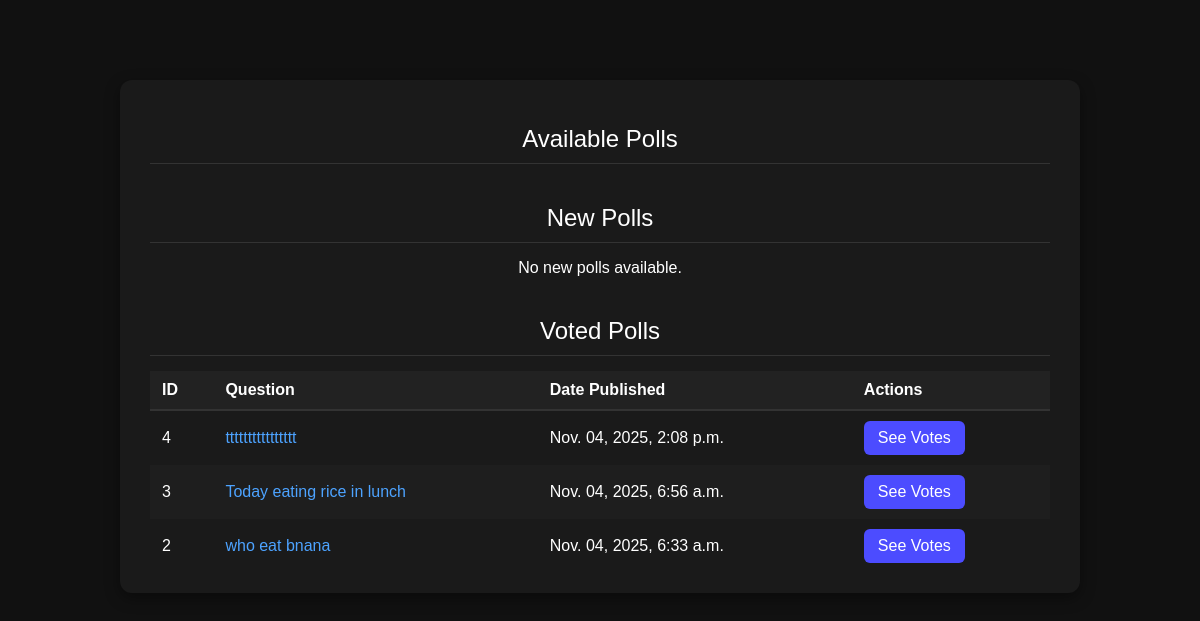
Screenshot of /viewpolls/ (signed in) with the database file from the repository.
### polls/models.py (models this page shows)
class Question(models.Model):
    question_text = models.CharField(max_length=200)
    pub_date = models.DateTimeField("date published",auto_now_add=True)

### polls/views.py (the view)
# urls.py: path('viewpolls/', views.index_view, name='index'),
@login_required
def index_view(request):
    all_questions = Question.objects.order_by("-pub_date")
    voted_question_ids = VoteRecord.objects.filter(user=request.user).values_list("question_id", flat=True)
    voted_questions = all_questions.filter(id__in=voted_question_ids)
    new_questions = all_questions.exclude(id__in=voted_question_ids)
    context = {
        "voted_questions": voted_questions,
        "new_questions": new_questions,
    }
    return render(request, "polls/index.html", context)

### templates/polls/index.html (shortened to what this page needs)
{% load static %}
<!DOCTYPE html>
<html>
<head>
</head>
<body>
<div class="container">
    <h2>Available Polls</h2>
    <div class="section">
        <h2> New Polls</h2>
        {% if new_questions %}
            <form method="POST" action="{% url 'polls:delete_selected' %}">
                {% csrf_token %}
                <table>
                    <thead>
                        <tr>
                            <th><input type="checkbox" id="select-all-new"></th>
                            <th>ID</th>
                            <th>Question</th>
                            <th>Date Published</th>
                        </tr>
                    </thead>
                    <tbody>
                        {% for question in new_questions %}
                            <tr>
                                <td><input type="checkbox" name="selected_polls" value="{{ question.id }}"></td>
                                <td>{{ question.id }}</td>
                                <td><a href="{% url 'polls:detail' question.id %}">{{ question.question_text }}</a></td>
                                <td>{{ question.pub_date|date:"M. d, Y, P" }}</td>
                                <td>
                            <a href="{% url 'polls:detail' question.id %}" class="btn-add">
                                 Add Vote
                            </a>
                                </td>
                            </tr>
                        {% endfor %}
                    </tbody>
                </table>
                <div class="actions">
                    <a href="{% url 'polls:logout' %}" class="logout-btn">Logout</a>
                    {% if request.user.is_superuser %}
                        <a href="{% url 'polls:add_question' %}" class="btn-add">+ Add Question</a>
                        <button type="submit" class="btn-delete">🗑 Delete Selected</button>
                    {% endif %}
                </div>
            </form>
        {% else %}
            <p style="text-align:center;">No new polls available.</p>
        {% endif %}
    </div>
<div class="section">
    <h2>Voted Polls</h2>
    {% if voted_questions %}
        <table>
            <thead>
                <tr>
                    <th>ID</th>
                    <th>Question</th>
                    <th>Date Published</th>
                    <th>Actions</th>
                </tr>
            </thead>
            <tbody>
                {% for question in voted_questions %}
                    <tr>
                        <td>{{ question.id }}</td>
                        <td><a href="{% url 'polls:results' question.id %}">{{ question.question_text }}</a></td>
                        <td>{{ question.pub_date|date:"M. d, Y, P" }}</td>
                        <td>
                            <a href="{% url 'polls:results' question.id %}" class="btn-add">
                                See Votes
                            </a>
                        </td>
                    </tr>
                {% endfor %}
            </tbody>
        </table>
    {% else %}
        <p style="text-align:center;">You haven’t voted on any polls yet.</p>
    {% endif %}
</div>
</div>
</body>
</html>

### templates/polls/index.html (style rules this page uses)
body { background: #111; color: #fff; font-family: "Poppins", sans-serif; margin: 0; padding: 0; }
.container { max-width: 900px; margin: 80px auto; background: #1a1a1a; border-radius: 12px; padding: 20px 30px; box-shadow: 0 5px 15px rgba(0,0,0,0.4); }
h2 { margin: 25px 0 15px; font-weight: 500; text-align: center; border-bottom: 1px solid #333; padding-bottom: 10px; }
table { width: 100%; border-collapse: collapse; margin-top: 10px; }
th, td { text-align: left; padding: 10px 12px; }
th { background: #222; border-bottom: 2px solid #333; }
tr:nth-child(even) { background: #1e1e1e; }
a { color: #4da3ff; text-decoration: none; }
.btn-add, .btn-delete, .logout-btn { border: none; color: white; padding: 8px 14px; border-radius: 6px; cursor: pointer; text-decoration: none; display: inline-block; }
.btn-add { background: #4c4cff; }
.section { margin-top: 40px; }

### rows the page displays
Question: id "4", question_text "tttttttttttttttt", pub_date "Nov. 04, 2025, 2:08 p.m."
Question: id "3", question_text "Today eating rice in lunch", pub_date "Nov. 04, 2025, 6:56 a.m."
Question: id "2", question_text "who eat bnana", pub_date "Nov. 04, 2025, 6:33 a.m."
